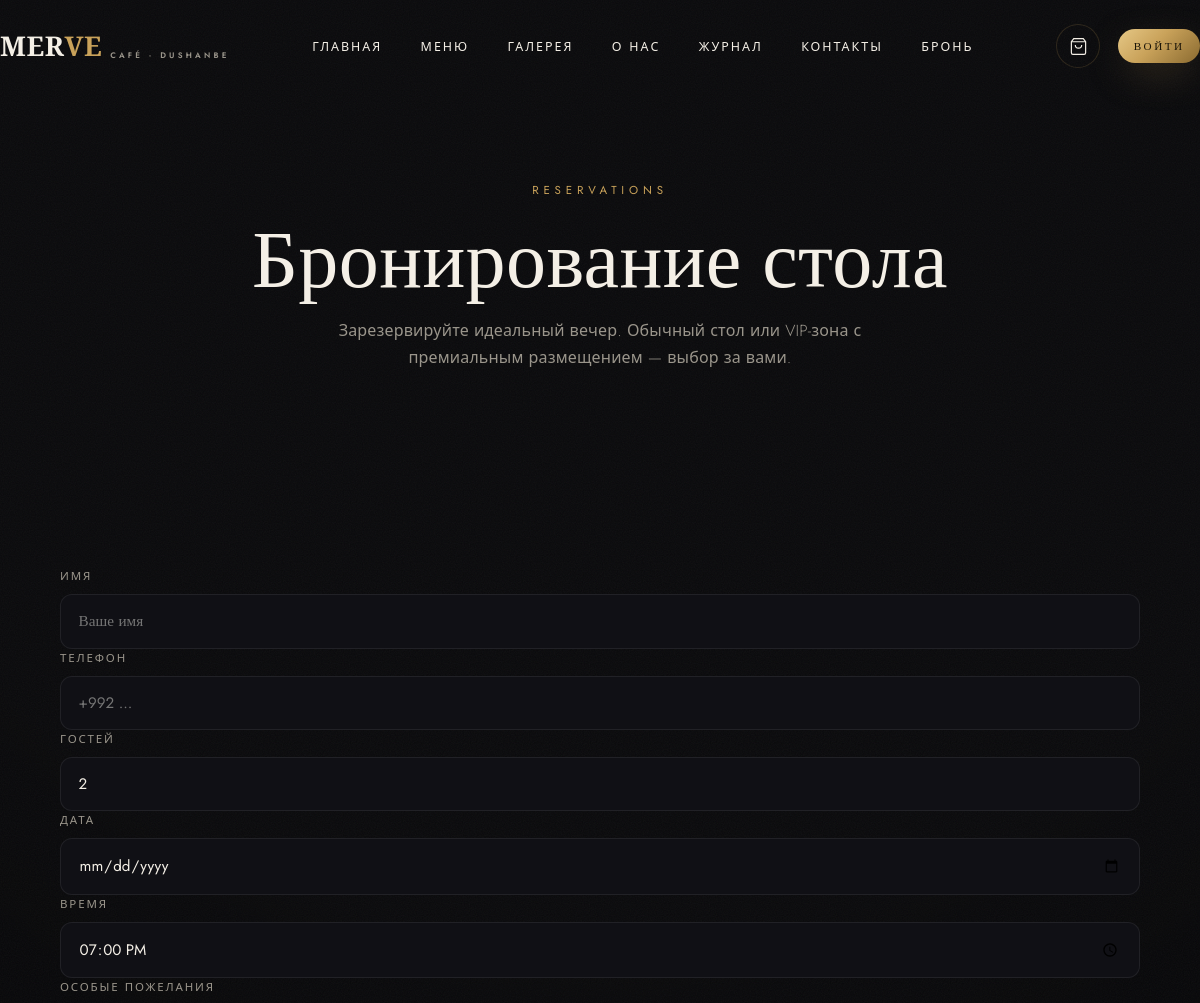
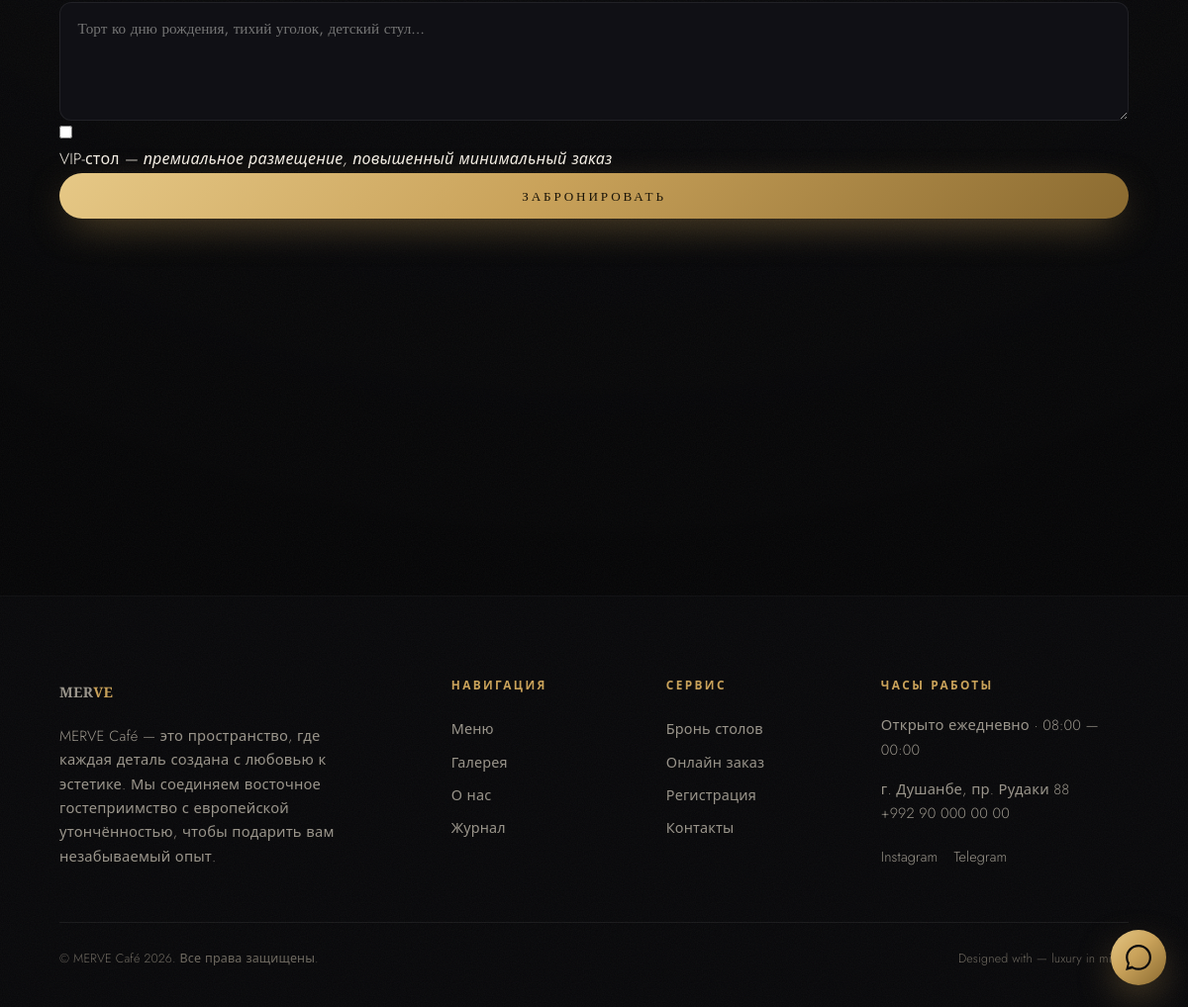
The page /booking on the database its author committed (2 pictures, top to bottom).
### app/models.py (models this page shows)
class SiteContent(db.Model):
    __tablename__ = "site_content"
    id = db.Column(db.Integer, primary_key=True)
    key = db.Column(db.String(80), unique=True, nullable=False, index=True)
    value = db.Column(db.Text, default="")
    @staticmethod
    def get(key, default=""):
        row = SiteContent.query.filter_by(key=key).first()
        return row.value if row else default

### app/blueprints/booking.py (the view, shortened to what this page needs)
@booking_bp.route("/booking", methods=["GET", "POST"])
def booking():
    return render_template("booking.html")

### app/templates/booking.html (shortened to what this page needs)
{% extends "base.html" %}
{% block content %}
<header class="page-hero">
  <div class="container">
    <span class="eyebrow reveal">Reservations</span>
    <h1 class="page-title reveal">Бронирование стола</h1>
    <p class="page-sub reveal">Зарезервируйте идеальный вечер. Обычный стол или VIP-зона с премиальным размещением — выбор за вами.</p>
  </div>
</header>
<section class="section">
  <div class="container booking-layout">
    <div class="booking-form-wrap reveal">
      <form method="post" action="{{ url_for('booking.booking') }}" class="lux-form" id="booking-form">
        <div class="grid-2">
          <div class="field">
            <label>Имя</label>
            <input type="text" name="name" required placeholder="Ваше имя">
          </div>
          <div class="field">
            <label>Телефон</label>
            <input type="tel" name="phone" required placeholder="+992 ...">
          </div>
        </div>
        <div class="grid-3">
          <div class="field">
            <label>Гостей</label>
            <input type="number" name="guests" min="1" max="30" value="2">
          </div>
          <div class="field">
            <label>Дата</label>
            <input type="date" name="date" required>
          </div>
          <div class="field">
            <label>Время</label>
            <input type="time" name="time" value="19:00">
          </div>
        </div>
        <div class="field">
          <label>Особые пожелания</label>
          <textarea name="special_request" rows="3" placeholder="Торт ко дню рождения, тихий уголок, детский стул…"></textarea>
        </div>
        <label class="switch-row" id="vip-row">
          <input type="checkbox" name="is_vip" value="1">
          <span class="switch-label">VIP-стол <em>— премиальное размещение, повышенный минимальный заказ</em></span>
        </label>
        <button type="submit" class="btn btn-gold btn-block btn-lg">Забронировать</button>
      </form>
    </div>
  </div>
</section>
{% endblock %}

### app/templates/partials/footer.html
<footer class="footer">
  <div class="container">
    <div class="footer-grid">
      <div>
        <a class="brand" href="{{ url_for('main.index') }}"><span>MER<b>VE</b></span></a>
        <p class="lead">{{ site.get('about_text', 'Luxury кафе и ресторан в самом сердце Душанбе. Где вкус, атмосфера и эстетика встречаются.') }}</p>
      </div>
      <div>
        <h5>Навигация</h5>
        <a href="{{ url_for('menu.menu') }}">Меню</a>
        <a href="{{ url_for('main.gallery') }}">Галерея</a>
        <a href="{{ url_for('main.about') }}">О нас</a>
        <a href="{{ url_for('main.blog') }}">Журнал</a>
      </div>
      <div>
        <h5>Сервис</h5>
        <a href="{{ url_for('booking.booking') }}">Бронь столов</a>
        <a href="{{ url_for('menu.menu') }}">Онлайн заказ</a>
        <a href="{{ url_for('auth.register') }}">Регистрация</a>
        <a href="{{ url_for('main.contact') }}">Контакты</a>
      </div>
      <div>
        <h5>Часы работы</h5>
        <p class="lead">{{ site.get('banner_text', 'Открыто ежедневно · 08:00 — 00:00') }}</p>
        <p class="lead">г. Душанбе, пр. Рудаки 88<br>+992 90 000 00 00</p>
        <div style="display:flex;gap:1rem;margin-top:1rem">
          <a href="https://instagram.com" target="_blank" rel="noopener">Instagram</a>
          <a href="https://t.me" target="_blank" rel="noopener">Telegram</a>
        </div>
      </div>
    </div>
    <div class="footer-bottom">
      <span>© {{ BRAND }} {{ 2026 }}. Все права защищены.</span>
      <span>Designed with — luxury in mind.</span>
    </div>
  </div>
</footer>

### app/static/css/luxury.css (style rules this page uses)
:root { --ink:#0a0a0c; --graphite:#101015; --panel:#16161d; --panel-2:#1d1d26; --line:rgba(201,162,90,.18); --line-soft:rgba(255,255,255,.07); --gold:#c9a25a; --gold-bright:#e6c886; --gold-deep:#9c7a3c; --cream:#f4efe6; --muted:#9a958b; --muted-2:#6f6a61; --radius:18px; --radius-lg:26px; --ease:cubic-bezier(.16,1,.3,1); --shadow:0 30px 80px -30px rgba(0,0,0,.85); --maxw:1280px; --grad-gold:linear-gradient(135deg,#e6c886 0%,#c9a25a 45%,#8a6a30 100%); }
*,*::before,*::after { box-sizing:border-box;margin:0;padding:0 }
html { -webkit-font-smoothing:antialiased }
body { font-family:"Jost",system-ui,sans-serif; background:var(--ink); color:var(--cream); line-height:1.65; font-weight:300; letter-spacing:.01em; overflow-x:hidden; }
body::before { content:"";position:fixed;inset:0;z-index:1;pointer-events:none; background:radial-gradient(120% 80% at 50% 0%,transparent 55%,rgba(0,0,0,.55) 100%); }
body::after { content:"";position:fixed;inset:0;z-index:2;pointer-events:none;opacity:.05; }
h1,h2,h3,h4,.display { font-family:"Cormorant Garamond",Georgia,serif;font-weight:500;line-height:1.05;letter-spacing:.005em }
a { color:inherit;text-decoration:none }
.container { width:100%;max-width:var(--maxw);margin:0 auto;padding:0 clamp(20px,5vw,64px);position:relative;z-index:3 }
.eyebrow { font-size:.72rem;letter-spacing:.42em;text-transform:uppercase;color:var(--gold);font-weight:400 }
section { position:relative;z-index:3 }
.btn { --bw:1px;position:relative;display:inline-flex;align-items:center;gap:.7em; padding:1.05em 2.4em;font-family:"Jost";font-size:.82rem;font-weight:400; letter-spacing:.22em;text-transform:uppercase;cursor:pointer;border:none; border-radius:100px;transition:all .5s var(--ease);overflow:hidden; }
.btn-gold { background:var(--grad-gold);color:#1a1408;box-shadow:0 12px 40px -12px rgba(201,162,90,.6) }
.btn-block { width:100%;justify-content:center }
.brand { font-family:"Cormorant Garamond";font-size:1.7rem;font-weight:600;letter-spacing:.02em;display:flex;align-items:center;gap:.5rem }
.brand b { color:var(--gold) }
.section { padding:clamp(5rem,11vw,9rem) 0 }
.reveal { opacity:0;transform:translateY(36px);transition:opacity 1s var(--ease),transform 1s var(--ease) }
.field { display:flex;flex-direction:column;gap:.5rem }
.field label { font-size:.72rem;letter-spacing:.16em;text-transform:uppercase;color:var(--muted) }
.field input,.field select,.field textarea { background:var(--graphite);border:1px solid var(--line-soft);color:var(--cream); padding:.95rem 1.1rem;border-radius:12px;font-family:"Jost";font-size:.95rem;transition:.35s;width:100% }
.field textarea { resize:vertical;min-height:120px }
.footer { background:var(--graphite);border-top:1px solid var(--line-soft);padding:5rem 0 2.4rem;margin-top:5rem }
.footer-grid { display:grid;grid-template-columns:2fr 1fr 1fr 1.4fr;gap:2.4rem }
.footer h5 { font-size:.74rem;letter-spacing:.2em;text-transform:uppercase;color:var(--gold);margin-bottom:1.2rem }
.footer a { color:var(--muted);font-size:.9rem;display:block;padding:.3rem 0;transition:.3s }
.footer .lead { color:var(--muted);font-size:.92rem;max-width:300px;margin-top:1rem }
.footer-bottom { margin-top:3rem;padding-top:1.6rem;border-top:1px solid var(--line-soft);display:flex;justify-content:space-between;flex-wrap:wrap;gap:1rem;color:var(--muted-2);font-size:.78rem }
.page-hero { padding:11rem 0 4rem;text-align:center;position:relative }
.page-hero h1 { font-size:clamp(2.6rem,7vw,5rem);margin:1rem 0 }
.page-hero p { color:var(--muted);max-width:560px;margin:0 auto }

### rows shown on the page
SiteContent: get "MERVE Café — это пространство, где каждая деталь создана с любовью к эстетике. Мы соединяем восточное гостеприимство с европейской утончённостью, чтобы подарить вам незабываемый опыт."
SiteContent: get "Открыто ежедневно · 08:00 — 00:00"

### other values the page prints
{{ BRAND }} "MERVE Café"
{{ 2026 }} "2026"
